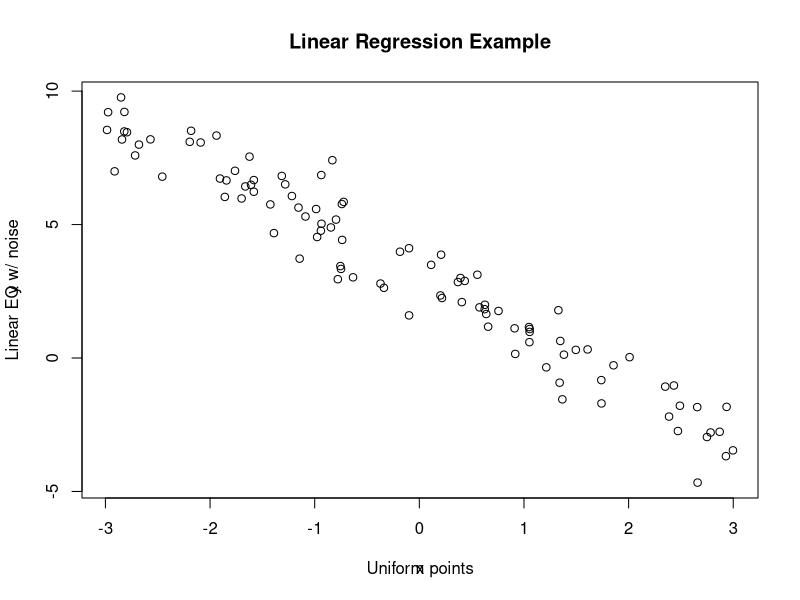
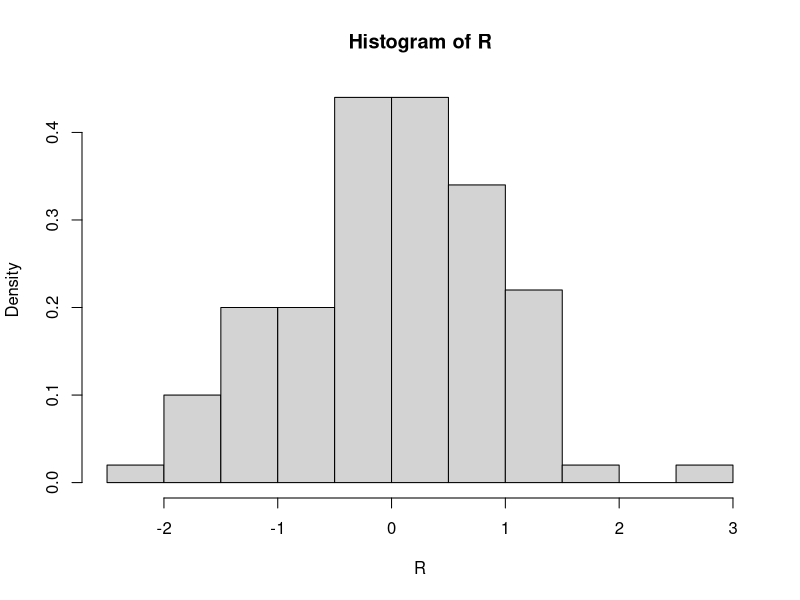
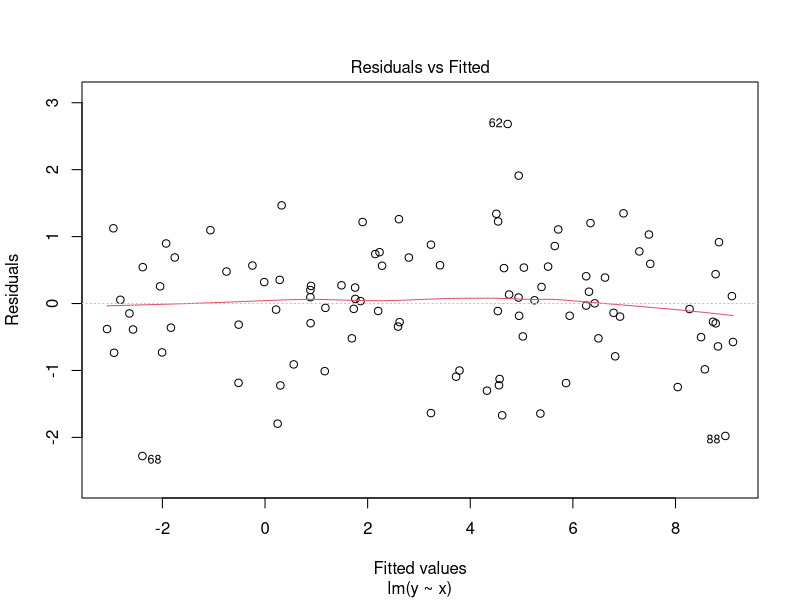
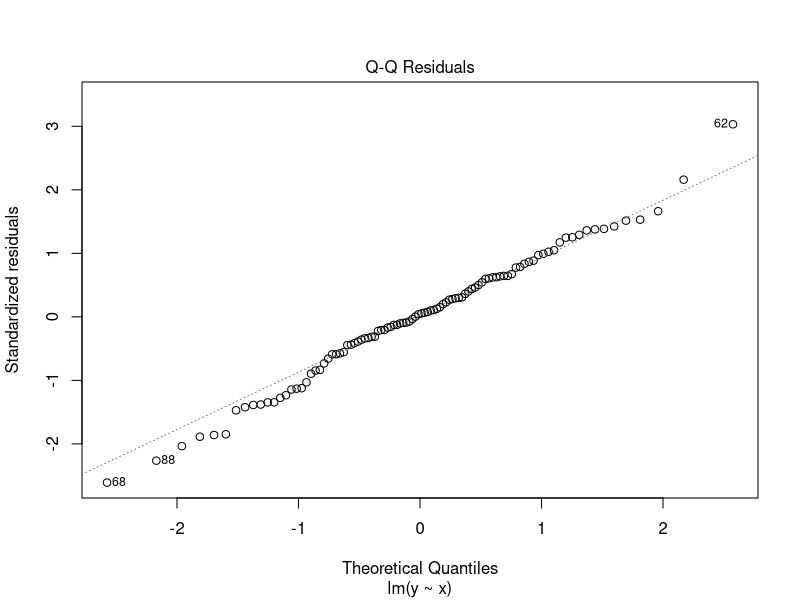
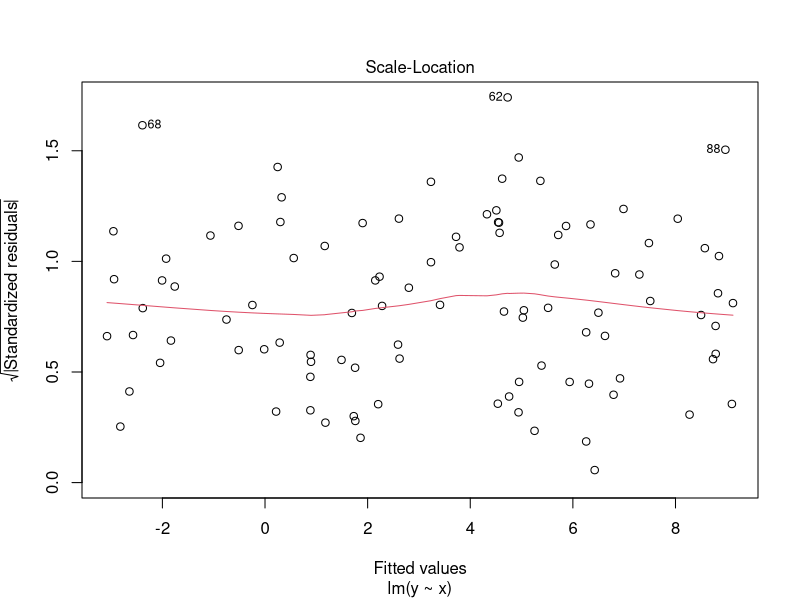
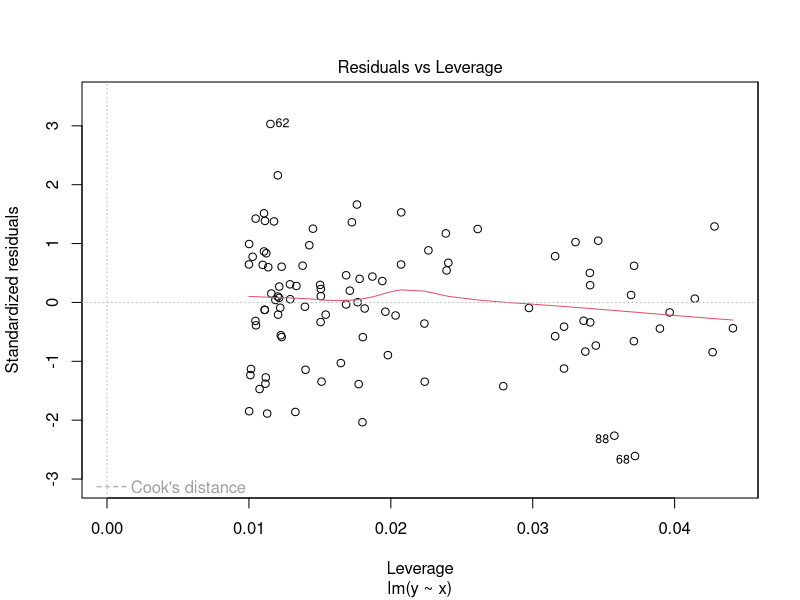

Reproduce these figures in R, in order.
# Defining the the base equations
x = runif(100,-3,3)
y = 3 - 2*x + rnorm(100)

# Plotting
plot(x,y)
title(main='Linear Regression Example',xlab = 'Uniform points',ylab = 'Linear EQ w/ noise')

# Linear regression
L = lm(y~x)

#Summary
summary(L)
names(L)
L$coefficients
L$rank
L$call
L$model

# Calculating (sigma_hat)^2
sigmahatn2 = sum(L$residuals^2)/98
sigmahatn2
# Manually calculating the residual standard error, equivalent to the square root of
# sigma_hat square
sqrt(sigmahatn2)

# Checking that the noise is Gaussian (through the residuals)
R = L$residuals
hist(R,freq = FALSE) # it has the basic shape of the Gaussian distribution
plot(L) # L is the linear model so plotting it gives us the following plots:
# 1. Residual vs fitted:
# a) even distribution of the error across the data set (symetry between the upper
# and the lower part)
# b) homoscedasticity can be appreciated (constant variance for the noise). If this
# condition is not satisfied, all the computation is useless
# * In this plot we are using the classical residuals
# 2. Normal Q-Q:
# Q-Q means quantiles quantiles plotting. This is assuming that we have a Gaussian
# distribution
# In this plot we are using the Standarized residuals (not the same as in
# residuals vs fitted plot)
# 3. Scale location
# 4. Residuals vs Leverage
